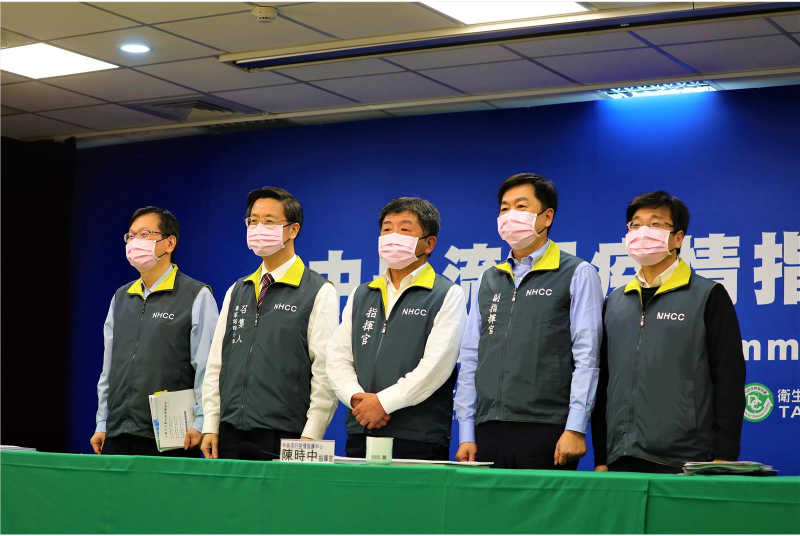
#> input picture Face Mask Detection With YOLOv3/test.jpg, 1600 x 1072 px (shown at 1/2 size)
$ jupyter execute --allow-errors YOLO_with_Opencv.ipynb   (shell and % lines are left out)
#> lines starting #> are read from the running program, lines starting #| are printed output that depends on the picture
### OpenCV read Darknet

[cell 1]
import cv2
import numpy as np
#> (the rest of this cell did not finish here and is left out)

#> (a cell that did not finish here is left out)

#> (a cell that did not finish here is left out)

### obj.names

[cell 4]
classes = [line.strip() for line in open("mask/obj.names")]
#> (reads Face Mask Detection With YOLOv3/mask/obj.names from the repository)
colors = [(0,0,255),(255,0,0),(0,255,0)]

### test picture

[cell 5]
from PIL import Image
Image.open('test.jpg')

[cell 6]
img = cv2.imread("test.jpg")
img.shape
#> Out = (1072, 1600, 3)

### YOLOv3 detect

[cell 7]
img = cv2.resize(img, None, fx=0.4, fy=0.4)
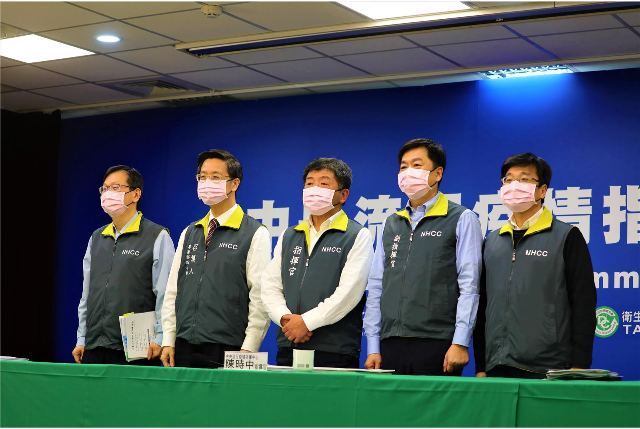
#> img: shape (429, 640, 3); mean B, G, R 91.6, 85.4, 71
height, width, channels = img.shape
#> height = 429; width = 640; channels = 3
blob = cv2.dnn.blobFromImage(img, 1/255.0, (416, 416), (0, 0, 0), True, crop=False)
#> (the rest of this cell did not finish here and is left out)

#> (a cell that did not finish here is left out)

### get output xy

#> (a cell that did not finish here is left out)

[cell 10]
class_ids = []
confidences = []
boxes = []

#> (the rest of this cell did not finish here and is left out)

[cell 11]
len(boxes)

### non-maxima suppression
* remove overlapping box

[cell 12]
# bboxes, scores, score_threshold, nms_threshold
indexes = cv2.dnn.NMSBoxes(boxes, confidences, 0.3, 0.4)

### Frame the area

[cell 13]
font = cv2.FONT_HERSHEY_SIMPLEX

for i in range(len(boxes)):
    if i in indexes:
        # in indexes,get x, y, w, h, label, color
        x, y, w, h = boxes[i]
        label = str(classes[class_ids[i]])
        color = colors[class_ids[i]]
        # write rectangle and Text(good,bad,none)
        cv2.rectangle(img, (x, y), (x + w, y + h), color, 2)
        cv2.putText(img, label, (x, y - 5), font, 0.7, color, 2,cv2.LINE_AA)

[cell 14]
%pylab inline
from matplotlib import pyplot as plt
plt.rcParams['figure.figsize'] = [15, 10]
img_rgb = cv2.cvtColor(img, cv2.COLOR_BGR2RGB)#BGR to RGB
plt.imshow(img_rgb)
